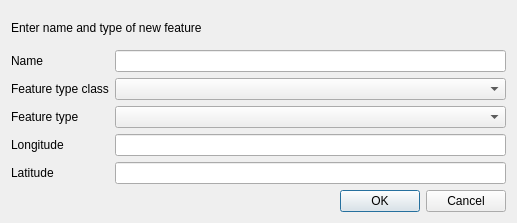
<?xml version="1.0" encoding="UTF-8"?>
<ui version="4.0">
 <class>NewFeatureDialog</class>
 <widget class="QDialog" name="NewFeatureDialog">
  <property name="geometry">
   <rect>
    <x>0</x>
    <y>0</y>
    <width>517</width>
    <height>223</height>
   </rect>
  </property>
  <property name="windowTitle">
   <string>Create new feature</string>
  </property>
  <layout class="QVBoxLayout" name="verticalLayout">
   <item>
    <widget class="QLabel" name="action_label">
     <property name="text">
      <string>Enter name and type of new feature</string>
     </property>
    </widget>
   </item>
   <item>
    <layout class="QFormLayout" name="formLayout">
     <property name="labelAlignment">
      <set>Qt::AlignLeading|Qt::AlignLeft|Qt::AlignTop</set>
     </property>
     <property name="formAlignment">
      <set>Qt::AlignLeading|Qt::AlignLeft|Qt::AlignVCenter</set>
     </property>
     <item row="0" column="0">
      <widget class="QLabel" name="nameLabel">
       <property name="text">
        <string>Name</string>
       </property>
      </widget>
     </item>
     <item row="2" column="0">
      <widget class="QLabel" name="lblFeatType">
       <property name="text">
        <string>Feature type</string>
       </property>
      </widget>
     </item>
     <item row="0" column="1">
      <widget class="QLineEdit" name="uFeatName"/>
     </item>
     <item row="2" column="1">
      <widget class="QComboBox" name="uFeatType"/>
     </item>
     <item row="1" column="0">
      <widget class="QLabel" name="label">
       <property name="text">
        <string>Feature type class</string>
       </property>
      </widget>
     </item>
     <item row="1" column="1">
      <widget class="QComboBox" name="uFeatTypeClass"/>
     </item>
     <item row="3" column="1">
      <widget class="QLineEdit" name="uLongitude"/>
     </item>
     <item row="3" column="0">
      <widget class="QLabel" name="label_2">
       <property name="text">
        <string>Longitude</string>
       </property>
      </widget>
     </item>
     <item row="4" column="0">
      <widget class="QLabel" name="label_3">
       <property name="text">
        <string>Latitude</string>
       </property>
      </widget>
     </item>
     <item row="4" column="1">
      <widget class="QLineEdit" name="uLatitude"/>
     </item>
    </layout>
   </item>
   <item>
    <widget class="QDialogButtonBox" name="buttonBox">
     <property name="orientation">
      <enum>Qt::Horizontal</enum>
     </property>
     <property name="standardButtons">
      <set>QDialogButtonBox::Cancel|QDialogButtonBox::Ok</set>
     </property>
    </widget>
   </item>
  </layout>
 </widget>
 <resources/>
 <connections>
  <connection>
   <sender>buttonBox</sender>
   <signal>accepted()</signal>
   <receiver>NewFeatureDialog</receiver>
   <slot>accept()</slot>
   <hints>
    <hint type="sourcelabel">
     <x>248</x>
     <y>254</y>
    </hint>
    <hint type="destinationlabel">
     <x>157</x>
     <y>274</y>
    </hint>
   </hints>
  </connection>
  <connection>
   <sender>buttonBox</sender>
   <signal>rejected()</signal>
   <receiver>NewFeatureDialog</receiver>
   <slot>reject()</slot>
   <hints>
    <hint type="sourcelabel">
     <x>316</x>
     <y>260</y>
    </hint>
    <hint type="destinationlabel">
     <x>286</x>
     <y>274</y>
    </hint>
   </hints>
  </connection>
 </connections>
</ui>
